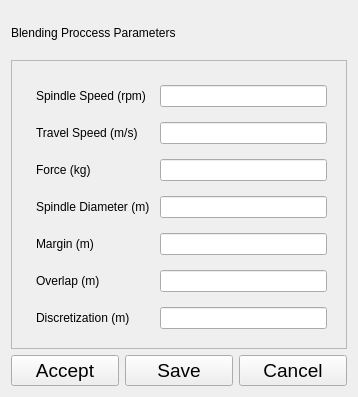
<?xml version="1.0" encoding="UTF-8"?>
<ui version="4.0">
 <class>BlendToolConfigWindow</class>
 <widget class="QWidget" name="BlendToolConfigWindow">
  <property name="geometry">
   <rect>
    <x>0</x>
    <y>0</y>
    <width>358</width>
    <height>397</height>
   </rect>
  </property>
  <property name="windowTitle">
   <string>Form</string>
  </property>
  <layout class="QVBoxLayout" name="verticalLayout_3">
   <item>
    <widget class="QLabel" name="label">
     <property name="text">
      <string>Blending Proccess Parameters</string>
     </property>
    </widget>
   </item>
   <item>
    <widget class="QFrame" name="frame">
     <property name="frameShape">
      <enum>QFrame::StyledPanel</enum>
     </property>
     <property name="frameShadow">
      <enum>QFrame::Raised</enum>
     </property>
     <layout class="QVBoxLayout" name="verticalLayout">
      <item>
       <layout class="QFormLayout" name="formLayout">
        <property name="sizeConstraint">
         <enum>QLayout::SetNoConstraint</enum>
        </property>
        <property name="fieldGrowthPolicy">
         <enum>QFormLayout::AllNonFixedFieldsGrow</enum>
        </property>
        <property name="horizontalSpacing">
         <number>10</number>
        </property>
        <property name="verticalSpacing">
         <number>15</number>
        </property>
        <property name="leftMargin">
         <number>15</number>
        </property>
        <property name="topMargin">
         <number>15</number>
        </property>
        <property name="rightMargin">
         <number>10</number>
        </property>
        <property name="bottomMargin">
         <number>10</number>
        </property>
        <item row="0" column="0">
         <widget class="QLabel" name="labelSpindleSpeed">
          <property name="text">
           <string>Spindle Speed (rpm)</string>
          </property>
         </widget>
        </item>
        <item row="0" column="1">
         <widget class="QLineEdit" name="LineEditSpindleSpeed"/>
        </item>
        <item row="1" column="0">
         <widget class="QLabel" name="labelTravelSpeed">
          <property name="text">
           <string>Travel Speed (m/s)</string>
          </property>
         </widget>
        </item>
        <item row="1" column="1">
         <widget class="QLineEdit" name="LineEditTravelSpeed"/>
        </item>
        <item row="2" column="0">
         <widget class="QLabel" name="labelForce">
          <property name="text">
           <string>Force (kg)</string>
          </property>
         </widget>
        </item>
        <item row="2" column="1">
         <widget class="QLineEdit" name="LineEditForce"/>
        </item>
        <item row="3" column="0">
         <widget class="QLabel" name="labelSpindleDiameter">
          <property name="text">
           <string>Spindle Diameter (m)</string>
          </property>
         </widget>
        </item>
        <item row="3" column="1">
         <widget class="QLineEdit" name="LineEditSpindleDiameter"/>
        </item>
        <item row="4" column="0">
         <widget class="QLabel" name="labelMargin">
          <property name="text">
           <string>Margin (m)</string>
          </property>
         </widget>
        </item>
        <item row="4" column="1">
         <widget class="QLineEdit" name="LineEditMargin"/>
        </item>
        <item row="5" column="1">
         <widget class="QLineEdit" name="lineEditOverlap"/>
        </item>
        <item row="5" column="0">
         <widget class="QLabel" name="labelOverlap">
          <property name="text">
           <string>Overlap (m)</string>
          </property>
         </widget>
        </item>
        <item row="6" column="0">
         <widget class="QLabel" name="labelDiscretization">
          <property name="text">
           <string>Discretization (m)</string>
          </property>
         </widget>
        </item>
        <item row="6" column="1">
         <widget class="QLineEdit" name="lineEditDiscretization"/>
        </item>
       </layout>
      </item>
     </layout>
     <zorder>formLayoutWidget</zorder>
     <zorder>formLayoutWidget</zorder>
    </widget>
   </item>
   <item>
    <layout class="QHBoxLayout" name="horizontalLayout">
     <item>
      <widget class="QPushButton" name="PushButtonAccept">
       <property name="font">
        <font>
         <pointsize>14</pointsize>
        </font>
       </property>
       <property name="text">
        <string>Accept</string>
       </property>
      </widget>
     </item>
     <item>
      <widget class="QPushButton" name="PushButtonSave">
       <property name="font">
        <font>
         <pointsize>14</pointsize>
        </font>
       </property>
       <property name="text">
        <string>Save</string>
       </property>
      </widget>
     </item>
     <item>
      <widget class="QPushButton" name="PushButtonCancel">
       <property name="font">
        <font>
         <pointsize>14</pointsize>
        </font>
       </property>
       <property name="text">
        <string>Cancel</string>
       </property>
      </widget>
     </item>
    </layout>
   </item>
  </layout>
  <zorder>frame</zorder>
  <zorder>horizontalLayoutWidget</zorder>
  <zorder>label</zorder>
 </widget>
 <resources/>
 <connections/>
</ui>
